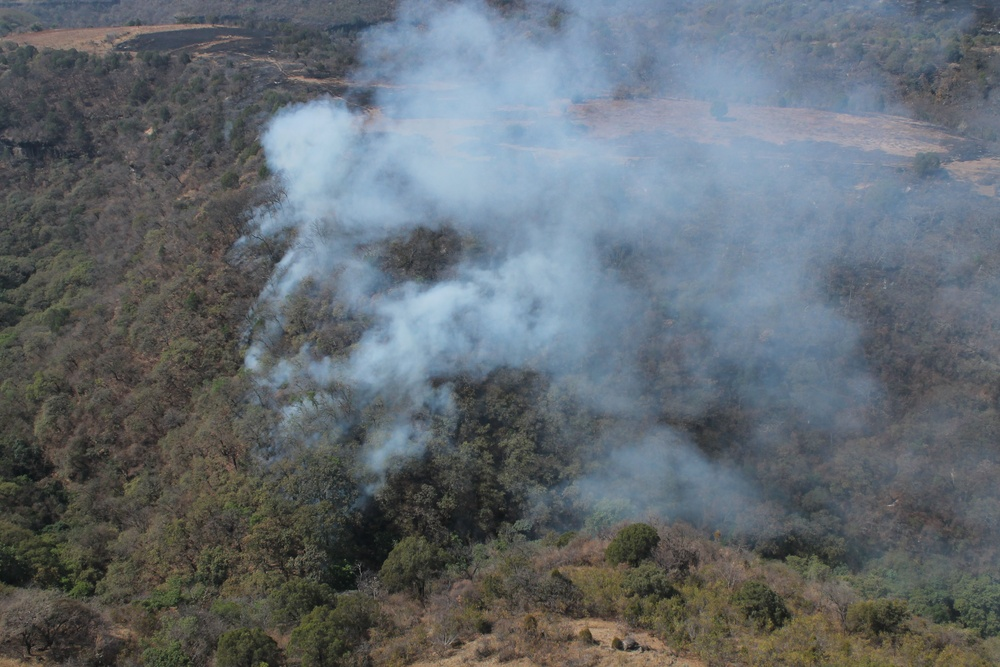
#> input picture data/fire (1).jpg, 1000 x 667 px, shrunk from 4272 x 2848 before the run
$ python hsv_detect.py --path '../data/fire (1).jpg'
#> lines starting #> are read from the running program, lines starting #| are printed output that depends on the picture; after the words box and inside, x2 and y2 are one past the last pixel; in counts of white or black regions, pixels touching at a corner belong together
import cv2
import numpy as np
import argparse
import json
from pathlib import Path


def load_image_paths(path: str):
#> in process_image, bgr is the input picture: shape (667, 1000, 3); mean B, G, R 111.5, 106, 98.4
    p = Path(path)
    if p.is_dir():
        exts = {".jpg", ".jpeg", ".png", ".bmp", ".tif", ".tiff", ".webp"}
        return sorted([f for f in p.iterdir() if f.suffix.lower() in exts])
    elif p.is_file():
        return [p]
    else:
        raise FileNotFoundError(f"Path not found: {path}")


def hsv_fire_smoke_masks(bgr_img):
    """Return fire_mask, smoke_mask given a BGR image."""
    hsv = cv2.cvtColor(bgr_img, cv2.COLOR_BGR2HSV)
#> hsv: shape (667, 1000, 3); mean H, S, V 79.1, 49.1, 117.2

    # Fire: lower hue, strong saturation and value
    fire_lower = np.array([0, 50, 50])
    fire_upper = np.array([25, 255, 255])
    fire_mask = cv2.inRange(hsv, fire_lower, fire_upper)
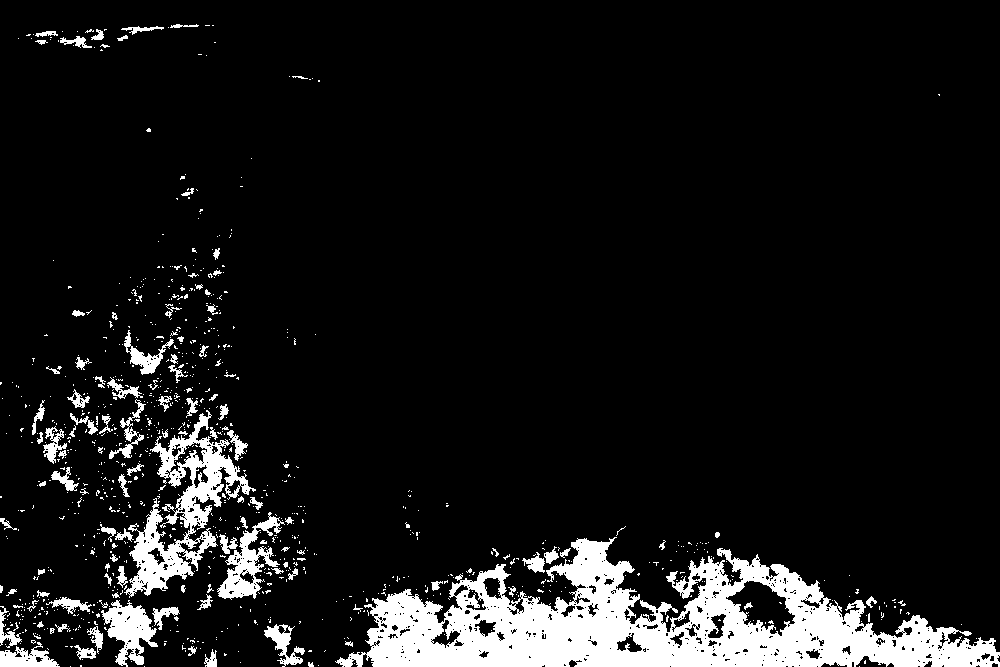
#> fire_mask: shape (667, 1000); 9.5% white; 945 white regions (835 under 20 px), largest, box (x1, y1, x2, y2) and area: (335, 537, 1000, 667) 39337, (124, 410, 256, 598) 7126, (217, 512, 285, 600) 1995

    # Smoke: low saturation, mid-to-high value (light gray/white)
    smoke_lower = np.array([0, 0, 80])
    smoke_upper = np.array([180, 60, 255])
    smoke_mask = cv2.inRange(hsv, smoke_lower, smoke_upper)
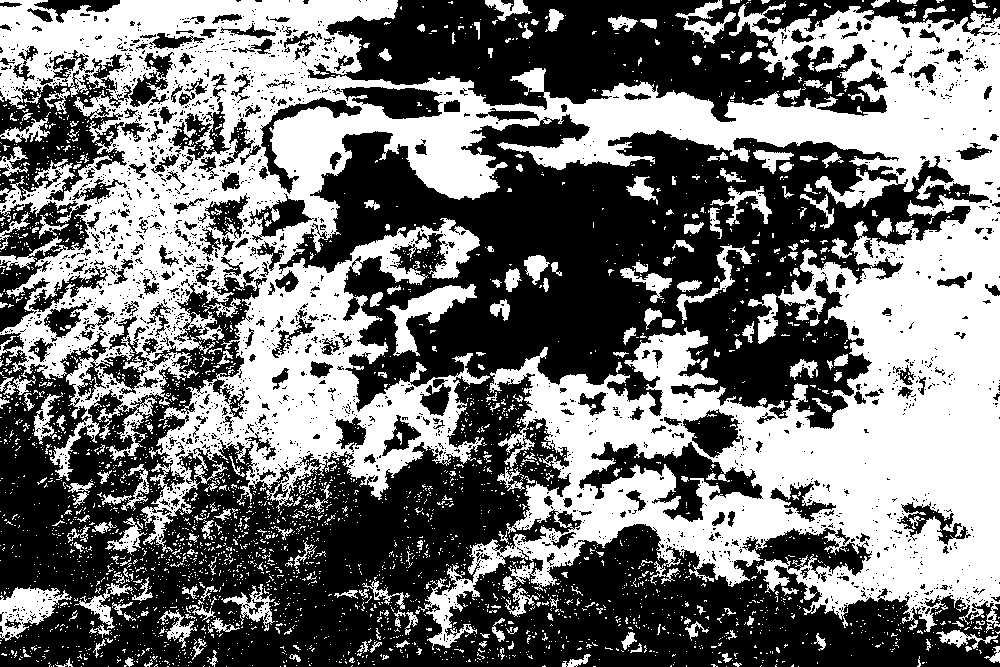
#> smoke_mask: shape (667, 1000); 45.9% white; 3321 white regions (3053 under 20 px), largest, box (x1, y1, x2, y2) and area: (0, 0, 1000, 650) 265598, (386, 284, 477, 356) 2074, (0, 587, 72, 641) 1844

    # Optional: clean masks a bit
    kernel = np.ones((3, 3), np.uint8)
    fire_mask = cv2.morphologyEx(fire_mask, cv2.MORPH_OPEN, kernel, iterations=1)
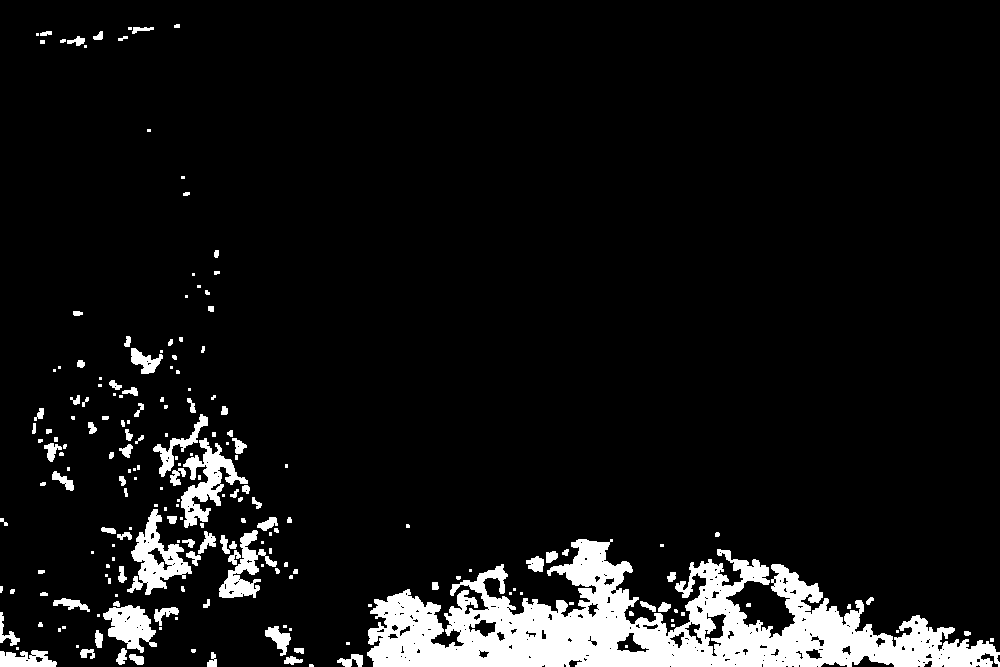
#> fire_mask: shape (667, 1000); 8.1% white; 199 white regions (94 under 20 px), largest, box (x1, y1, x2, y2) and area: (367, 539, 1000, 667) 36919, (127, 509, 192, 595) 2222, (181, 438, 248, 528) 2186
    smoke_mask = cv2.morphologyEx(smoke_mask, cv2.MORPH_OPEN, kernel, iterations=1)
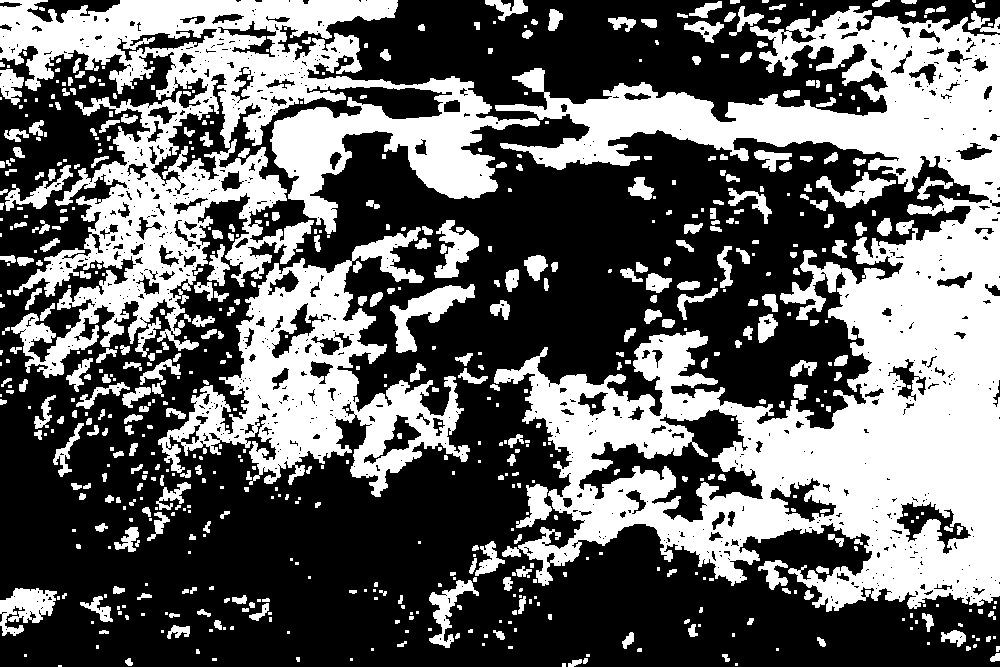
#> smoke_mask: shape (667, 1000); 40.1% white; 657 white regions (306 under 20 px)

    return fire_mask, smoke_mask


def contours_to_detections(mask, cls_name, min_area=500):
    """Convert a binary mask to bounding-box detections."""
#> called with cls_name = 'fire', min_area = 500
    detections = []

    contours, _ = cv2.findContours(mask, cv2.RETR_EXTERNAL, cv2.CHAIN_APPROX_SIMPLE)
#> contours = 198 contours, 126 with area under 20; largest, box (x1, y1, x2, y2) and area: (367, 539, 1000, 667) 37513, (127, 509, 192, 595) 2221, (181, 438, 248, 528) 1972, (103, 605, 157, 653) 1408, (219, 530, 277, 598) 1251
    h, w = mask.shape[:2]

    for cnt in contours:
        area = cv2.contourArea(cnt)
        if area < min_area:
            continue

        x, y, bw, bh = cv2.boundingRect(cnt)
        x1, y1 = x, y
        x2, y2 = x + bw, y + bh

        # Simple confidence: normalized area
        conf = float(area / (w * h))
        conf = float(min(max(conf * 10, 0.1), 0.99))  # stretch a bit

        detections.append([int(x1), int(x2), int(y1), int(y2), round(conf, 2), cls_name])
#> this loop made 198 passes
#> area on passes 2 to 4: 82, 160, 92.5
#> after the loop, detections = [[0, 57, 650, 667, 0.1, 'fire'], [103, 157, 605, 653, 0.1, 'fire'], [367, 1000, 539, 667, 0.56, 'fire'], [219, 277, 530, 598, 0.1, 'fire'], [127, 192, 509, 595, 0.1, 'fire'], [181, 248, 438, 528, 0.1, 'fire'], [153, 208, 414, 477, 0.1, 'fire']]

    return detections


def annotate_image(bgr_img, detections):
    """Draw bounding boxes and labels on the image."""
    annotated = bgr_img.copy()
    for x1, x2, y1, y2, conf, cls_name in detections:
        cv2.rectangle(annotated, (x1, y1), (x2, y2), (0, 0, 255), 2)
        label = f"{cls_name} {int(conf * 100)}%"
        cv2.putText(annotated, label, (x1, max(0, y1 - 5)),
                    cv2.FONT_HERSHEY_SIMPLEX, 0.5, (0, 255, 0), 1, cv2.LINE_AA)
    return annotated


def process_image(img_path: Path, outdir: Path, show: bool = False):
    bgr = cv2.imread(str(img_path))
    if bgr is None:
        print(f"Warning: could not read {img_path}")
        return None

    fire_mask, smoke_mask = hsv_fire_smoke_masks(bgr)

    fire_dets = contours_to_detections(fire_mask, "fire")
#> fire_dets has the same summary as detections in contours_to_detections
    smoke_dets = contours_to_detections(smoke_mask, "smoke")
#> in contours_to_detections (call 2), `contours, _ = cv2.findContours(mask, cv2.RETR_EXTERNAL, cv2.CHAIN_APPR..`: contours = 627 contours, 369 with area under 20; largest, box (x1, y1, x2, y2) and area: (494, 6, 1000, 612) 141556, (0, 0, 540, 378) 73190, (158, 227, 470, 497) 31088, (390, 284, 475, 353) 1858, (0, 588, 57, 636) 1442
#> the loop in contours_to_detections (call 2), `for cnt in contours:` made 627 passes
#> area on passes 4, 8, 10: 50.5, 32.5, 26.5
#> smoke_dets = 11 items
    detections = fire_dets + smoke_dets
#> detections = 18 items, first 6: [0, 57, 650, 667, 0.1, 'fire'], [103, 157, 605, 653, 0.1, 'fire'], [367, 1000, 539, 667, 0.56, 'fire'], [219, 277, 530, 598, 0.1, 'fire'], [127, 192, 509, 595, 0.1, 'fire'], [181, 248, 438, 528, 0.1, 'fire']

    # Save masks
    base = img_path.stem
    cv2.imwrite(str(outdir / f"fire_mask_{base}.png"), fire_mask)
    cv2.imwrite(str(outdir / f"smoke_mask_{base}.png"), smoke_mask)

    # Annotated image
    annotated = annotate_image(bgr, detections)
#> the loop in annotate_image, `for x1, x2, y1, y2, conf, cls_name in detections:` made 18 passes
#> (x1, x2, y1, y2, conf, cls_name, label) on passes 1 to 8: (0, 57, 650, 667, 0.1, 'fire', 'fire 10%'), (103, 157, 605, 653, 0.1, 'fire', 'fire 10%'), (367, 1000, 539, 667, 0.56, 'fire', 'fire 56%'), (219, 277, 530, 598, 0.1, 'fire', 'fire 10%'), (127, 192, 509, 595, 0.1, 'fire', 'fire 10%'), (181, 248, 438, 528, 0.1, 'fire', 'fire 10%'), (153, 208, 414, 477, 0.1, 'fire', 'fire 10%'), (0, 57, 588, 636, 0.1, 'smoke', 'smoke 10%')
#> after the loop in annotate_image, `for x1, x2, y1, y2, conf, cls_name in detections:`:
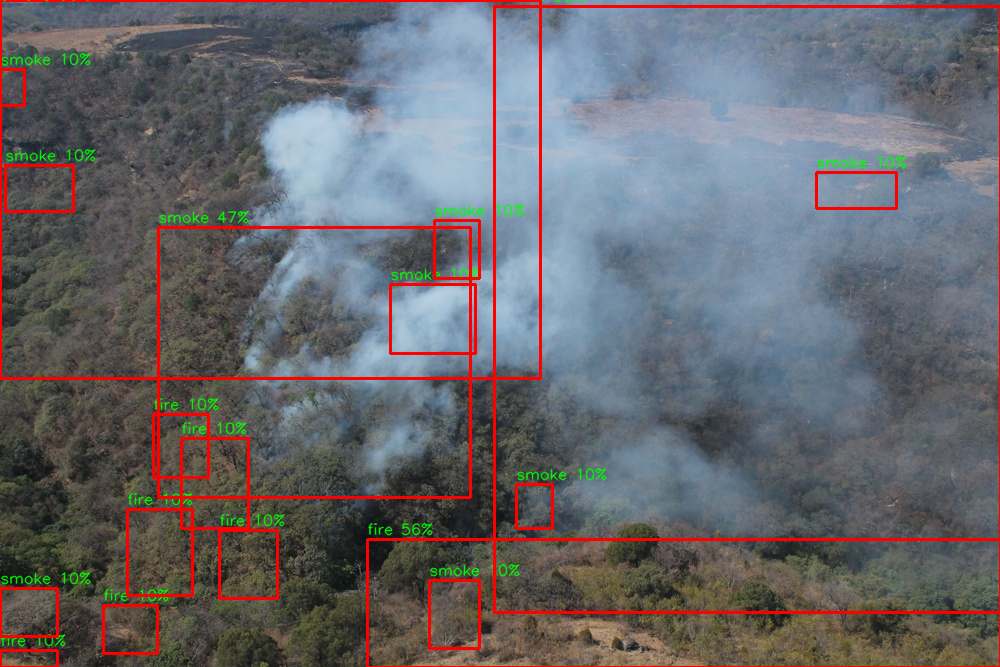
#> annotated: shape (667, 1000, 3); 5% of pixels changed, all inside (x1, y1, x2, y2) = (0, 0, 1000, 667)
    cv2.imwrite(str(outdir / f"annotated_{base}.png"), annotated)

    # JSON output per image
    out_json = {
        "image": str(img_path),
        "detections": detections,
    }
    with open(outdir / f"detections_{base}.json", "w") as f:
        json.dump(out_json, f, indent=2)

    # Print JSON to console (per assignment style)
    print(json.dumps(out_json))
#> (printed output is left out)

    if show:
        cv2.imshow("Original", bgr)
        cv2.imshow("Fire mask", fire_mask)
        cv2.imshow("Smoke mask", smoke_mask)
        cv2.imshow("Annotated", annotated)
        key = cv2.waitKey(0)
        if key == 27:  # ESC
            cv2.destroyAllWindows()

    return out_json


def main():
    parser = argparse.ArgumentParser(description="HSV-based Fire & Smoke Detection (Mini Project 2)")
    parser.add_argument("--path", required=True,
                        help="Path to an image file or a directory containing images.")
    parser.add_argument("--outdir", default="results",
                        help="Directory to save masks, annotations, and JSON outputs.")
    parser.add_argument("--show", action="store_true",
                        help="Show windows with original, masks, and annotated outputs.")
    args = parser.parse_args()

    outdir = Path(args.outdir)
    outdir.mkdir(parents=True, exist_ok=True)

    img_paths = load_image_paths(args.path)

    for img_path in img_paths:
        process_image(img_path, outdir, show=args.show)

    if args.show:
        cv2.destroyAllWindows()


if __name__ == "__main__":
    main()

$ run again, on data/fire (3).jpg
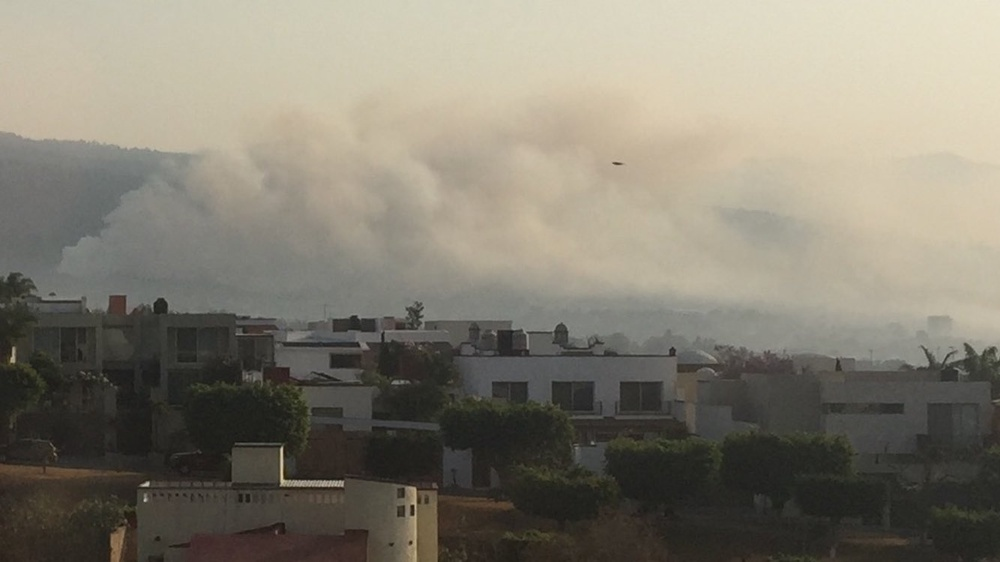
#> input picture data/fire (3).jpg, 1000 x 562 px, shrunk from 1334 x 750 before the run
#> in process_image, bgr is the input picture: shape (562, 1000, 3); mean B, G, R 113.3, 126.1, 131.1
#> hsv: shape (562, 1000, 3); mean H, S, V 26.1, 35.7, 131.4
#> in hsv_fire_smoke_masks, `fire_mask = cv2.inRange(hsv, fire_lower, fire_upper)`:
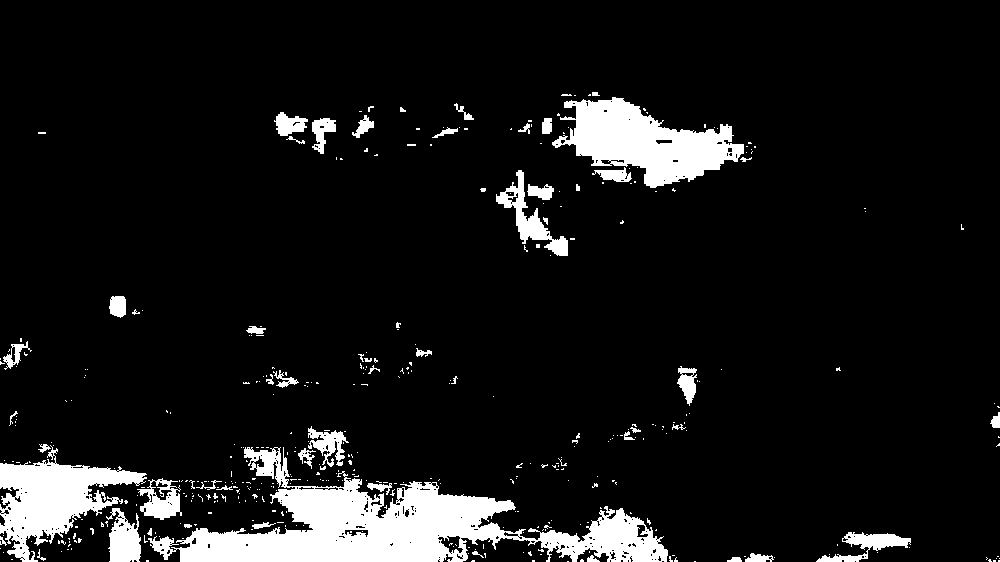
#> fire_mask: shape (562, 1000); 9% white; 415 white regions (359 under 20 px), largest, box (x1, y1, x2, y2) and area: (148, 447, 668, 562) 21992, (552, 97, 744, 188) 8862, (0, 445, 147, 562) 7323
#> contours = 112 contours, 67 with area under 20; largest, box (x1, y1, x2, y2) and area: (180, 479, 515, 562) 15858, (552, 97, 744, 188) 8430, (0, 463, 145, 562) 6466, (538, 508, 668, 562) 3222, (496, 170, 568, 256) 1437
#> the loop in contours_to_detections, `for cnt in contours:` made 112 passes
#> area on passes 11, 12, 13, 14, 21, 34, 40, 46: 40, 30.5, 190, 118.5, 225.5, 43.5, 35.5, 49
#> after the loop in contours_to_detections, `for cnt in contours:`: detections = 8 items, first 6: [845, 911, 532, 550, 0.1, 'fire'], [109, 141, 518, 562, 0.1, 'fire'], [538, 668, 508, 562, 0.1, 'fire'], [140, 180, 488, 520, 0.1, 'fire'], [180, 515, 479, 562, 0.28, 'fire'], [0, 145, 463, 562, 0.12, 'fire']
#> fire_dets has the same summary as detections in contours_to_detections
#> contours = 58 contours, 37 with area under 20; largest, box (x1, y1, x2, y2) and area: (0, 0, 1000, 432) 345632, (275, 344, 362, 382) 1668, (367, 484, 412, 544) 1214, (303, 387, 340, 407) 464, (285, 480, 344, 487) 331
#> the loop in contours_to_detections (call 2), `for cnt in contours:` made 58 passes
#> area on passes 1, 4, 6, 9, 10, 13, 15, 17: 164.5, 57, 34, 32, 331, 23, 34.5, 28.5
#> smoke_dets = [[367, 412, 484, 544, 0.1, 'smoke'], [275, 362, 344, 382, 0.1, 'smoke'], [0, 1000, 0, 432, 0.99, 'smoke']]
#> in process_image, `detections = fire_dets + smoke_dets`: detections = 11 items, first 6: [845, 911, 532, 550, 0.1, 'fire'], [109, 141, 518, 562, 0.1, 'fire'], [538, 668, 508, 562, 0.1, 'fire'], [140, 180, 488, 520, 0.1, 'fire'], [180, 515, 479, 562, 0.28, 'fire'], [0, 145, 463, 562, 0.12, 'fire']
#> the loop in annotate_image, `for x1, x2, y1, y2, conf, cls_name in detections:` made 11 passes
#> (x1, x2, y1, y2, conf, cls_name, label) on passes 1 to 8: (845, 911, 532, 550, 0.1, 'fire', 'fire 10%'), (109, 141, 518, 562, 0.1, 'fire', 'fire 10%'), (538, 668, 508, 562, 0.1, 'fire', 'fire 10%'), (140, 180, 488, 520, 0.1, 'fire', 'fire 10%'), (180, 515, 479, 562, 0.28, 'fire', 'fire 28%'), (0, 145, 463, 562, 0.12, 'fire', 'fire 12%'), (496, 568, 170, 256, 0.1, 'fire', 'fire 10%'), (552, 744, 97, 188, 0.15, 'fire', 'fire 15%')
#> after the loop in annotate_image, `for x1, x2, y1, y2, conf, cls_name in detections:`:
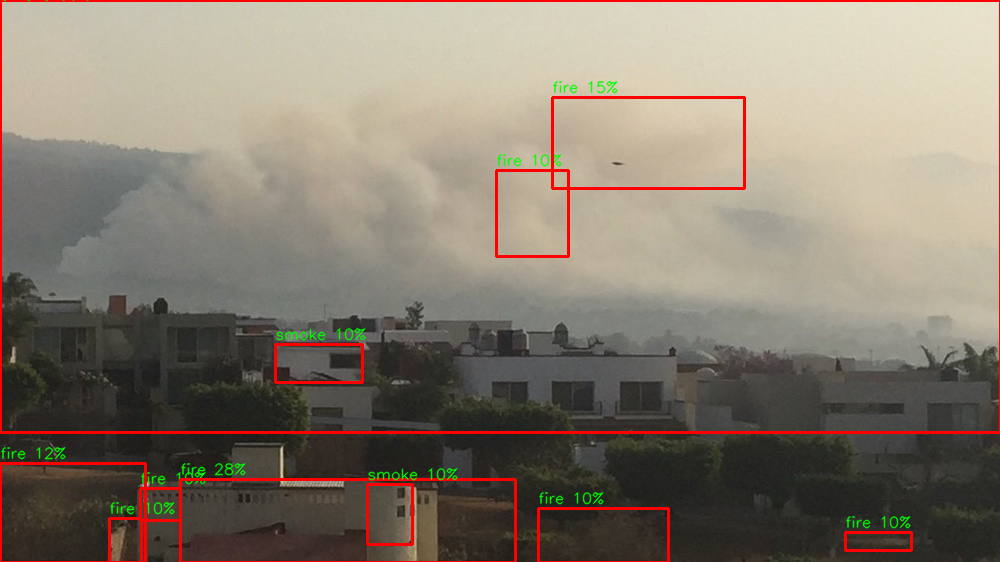
#> annotated: shape (562, 1000, 3); 3.46% of pixels changed, all inside (x1, y1, x2, y2) = (0, 0, 1000, 562)
#> (printed output is left out)
